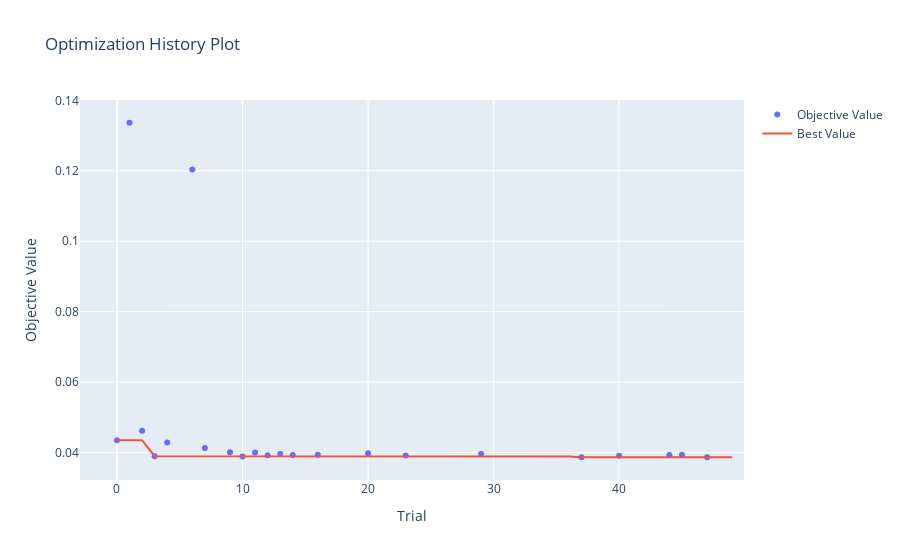

The notebook cell this image was saved under:
### Code cell
ov.plot_optimization_history(GradientBoostingRegressor_study)

### Figure 1 — Plotly figure (JSON) as saved in the notebook; plotly's stock layout.template omitted (floating-point values rounded to 4 significant figures)
{"data": [{"mode": "markers", "name": "Objective Value", "type": "scatter", "x": [0, 1, 2, 3, 4, 6, 7, 9, 10, 11, 12, 13, 14, 16, 20, 23, 29, 37, 40, 44, 45, 47], "y": [0.04348, 0.1336, 0.04618, 0.03894, 0.04283, 0.1204, 0.04129, 0.04008, 0.03887, 0.04002, 0.03919, 0.03959, 0.03932, 0.03933, 0.03981, 0.03915, 0.03955, 0.03867, 0.03907, 0.03932, 0.03938, 0.03865]}, {"mode": "lines", "name": "Best Value", "type": "scatter", "x": [0, 1, 2, 3, 4, 5, 6, 7, 8, 9, 10, 11, 12, 13, 14, 15, 16, 17, 18, 19, 20, 21, 22, 23, 24, 25, 26, 27, 28, 29, 30, 31, 32, 33, 34, 35, 36, 37, 38, 39, 40, 41, 42, 43, 44, 45, 46, 47, 48, 49], "y": [0.04348, 0.04348, 0.04348, 0.03894, 0.03894, 0.03894, 0.03894, 0.03894, 0.03894, 0.03894, 0.03887, 0.03887, 0.03887, 0.03887, 0.03887, 0.03887, 0.03887, 0.03887, 0.03887, 0.03887, 0.03887, 0.03887, 0.03887, 0.03887, 0.03887, 0.03887, 0.03887, 0.03887, 0.03887, 0.03887, 0.03887, 0.03887, 0.03887, 0.03887, 0.03887, 0.03887, 0.03887, 0.03867, 0.03867, 0.03867, 0.03867, 0.03867, 0.03867, 0.03867, 0.03867, 0.03867, 0.03867, 0.03865, 0.03865, 0.03865]}, {"marker": {"color": "#cccccc"}, "mode": "markers", "name": "Infeasible Trial", "showlegend": false, "type": "scatter", "x": [], "y": []}], "layout": {"title": {"text": "Optimization History Plot"}, "xaxis": {"title": {"text": "Trial"}}, "yaxis": {"title": {"text": "Objective Value"}}}}
